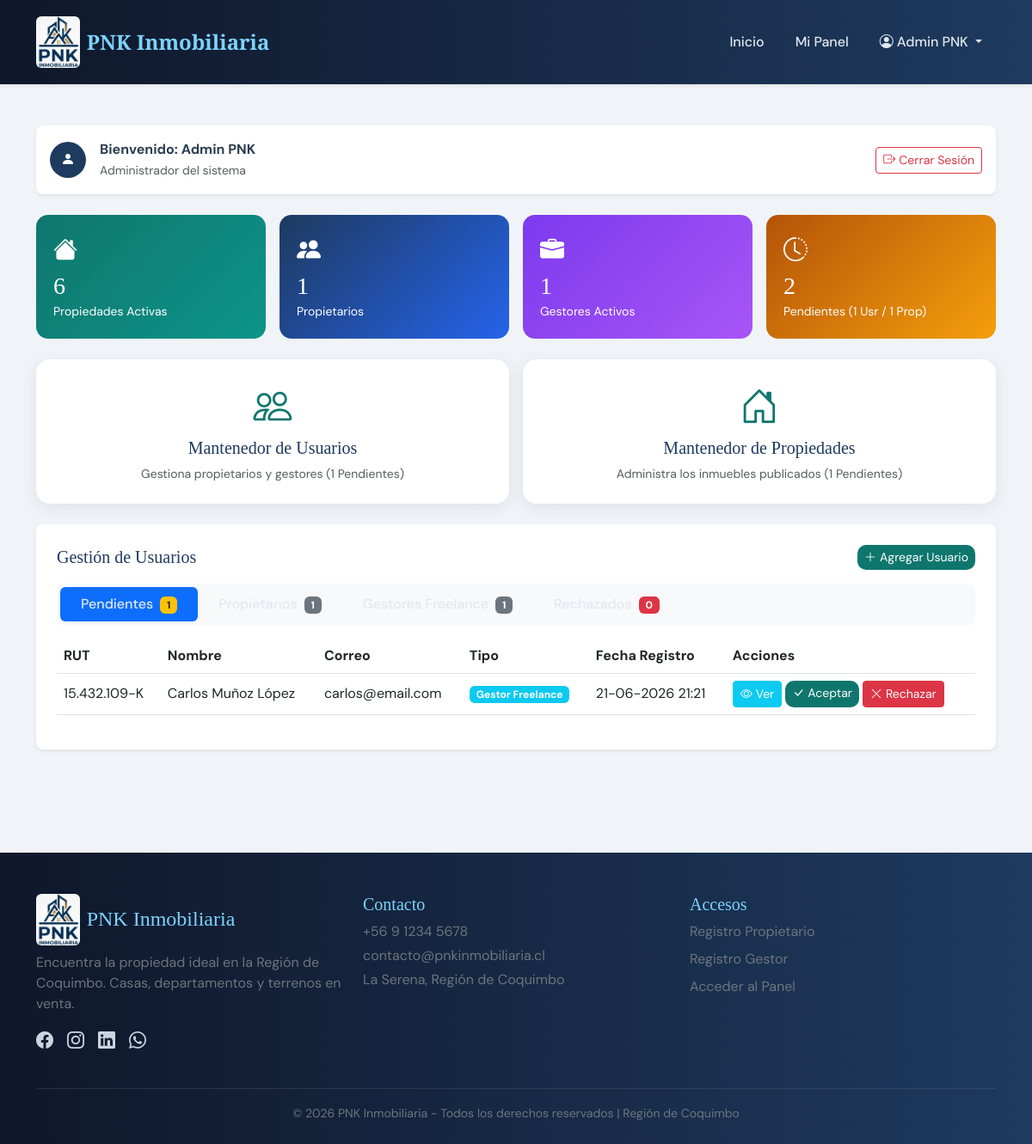
Page /dashboard.php (signed in) on the committed database.
### tables this page shows
CREATE TABLE IF NOT EXISTS usuarios (
    id INT AUTO_INCREMENT PRIMARY KEY,
    rut VARCHAR(15) NOT NULL UNIQUE,
    nombre VARCHAR(100) NOT NULL,
    fecha_nacimiento DATE NOT NULL,
    correo VARCHAR(100) NOT NULL UNIQUE,
    password VARCHAR(255) NOT NULL,
    sexo VARCHAR(30) NOT NULL,
    telefono VARCHAR(20) NOT NULL,
    tipo ENUM('Administrador', 'Propietario', 'Gestor Freelance') NOT NULL,
    estado ENUM('Pendiente', 'Activo', 'Rechazado') NOT NULL DEFAULT 'Pendiente',
    nro_registro_bbr VARCHAR(50) NULL,  
    certificado_antecedentes VARCHAR(255) NULL,  
    motivo_rechazo TEXT NULL,
    fecha_registro TIMESTAMP DEFAULT CURRENT_TIMESTAMP
);

### includes/auth.php (called while the page is built, shortened)
<?php
function esta_autenticado() {
    return isset($_SESSION['usuario_id']) && !empty($_SESSION['usuario_id']);
}
function es_admin() {
    return esta_autenticado() && isset($_SESSION['usuario_tipo']) && $_SESSION['usuario_tipo'] === 'Administrador';
}
?>

### dashboard.php (the view, shortened to what this page needs)
<?php
require_once __DIR__ . '/includes/auth.php';
require_once __DIR__ . '/includes/db.php';
$my_user_id = $_SESSION['usuario_id'];
if (es_admin()) {
    $count_prop_activas = $pdo->query("SELECT COUNT(*) FROM propiedades WHERE estado = 'Activa'")->fetchColumn();
    $count_propietarios = $pdo->query("SELECT COUNT(*) FROM usuarios WHERE tipo = 'Propietario' AND estado = 'Activo'")->fetchColumn();
    $count_gestores = $pdo->query("SELECT COUNT(*) FROM usuarios WHERE tipo = 'Gestor Freelance' AND estado = 'Activo'")->fetchColumn();
    $count_pendientes_usr = $pdo->query("SELECT COUNT(*) FROM usuarios WHERE estado = 'Pendiente'")->fetchColumn();
    $count_pendientes_prop = $pdo->query("SELECT COUNT(*) FROM propiedades WHERE estado = 'Pendiente'")->fetchColumn();
    $count_total_pendientes = $count_pendientes_usr + $count_pendientes_prop;
}
if (es_admin()) {
    $usuarios_pendientes = $pdo->query("SELECT id, rut, nombre, fecha_nacimiento, correo, sexo, telefono, tipo, estado, nro_registro_bbr, certificado_antecedentes, fecha_registro FROM usuarios WHERE estado = 'Pendiente'")->fetchAll();
    $propietarios_activos = $pdo->query("SELECT id, rut, nombre, fecha_nacimiento, correo, sexo, telefono, tipo, estado, nro_registro_bbr, certificado_antecedentes, fecha_registro FROM usuarios WHERE tipo = 'Propietario' AND estado = 'Activo'")->fetchAll();
    $gestores_activos = $pdo->query("SELECT id, rut, nombre, fecha_nacimiento, correo, sexo, telefono, tipo, estado, nro_registro_bbr, certificado_antecedentes, fecha_registro FROM usuarios WHERE tipo = 'Gestor Freelance' AND estado = 'Activo'")->fetchAll();
    $usuarios_rechazados = $pdo->query("SELECT id, rut, nombre, fecha_nacimiento, correo, sexo, telefono, tipo, estado, nro_registro_bbr, certificado_antecedentes, fecha_registro, motivo_rechazo FROM usuarios WHERE estado = 'Rechazado'")->fetchAll();
} else {
    $usuarios_pendientes = [];
    $propietarios_activos = [];
    $gestores_activos = [];
    $usuarios_rechazados = [];
}
function obtenerPropiedadesDashboard($pdo, $estado, $user_id = null) {
    $sql = "SELECT p.*, GROUP_CONCAT(pi.ruta_imagen ORDER BY pi.es_principal DESC, pi.id ASC) as imagenes_str
            FROM propiedades p
            LEFT JOIN propiedades_imagenes pi ON p.id = pi.propiedad_id
            WHERE p.estado = :estado";
    $params = ['estado' => $estado];
    $sql .= " GROUP BY p.id ORDER BY p.id DESC";
    $stmt = $pdo->prepare($sql);
    $stmt->execute($params);
    return $stmt->fetchAll();
}
if (es_admin()) {
    $propiedades_pendientes = obtenerPropiedadesDashboard($pdo, 'Pendiente');
} else {
    $propiedades_pendientes = obtenerPropiedadesDashboard($pdo, 'Pendiente', $my_user_id);
    $propiedades_activas = obtenerPropiedadesDashboard($pdo, 'Activa', $my_user_id);
    $propiedades_rechazadas = obtenerPropiedadesDashboard($pdo, 'Rechazada', $my_user_id);
}
require_once __DIR__ . '/includes/header.php';
?>
<div id="dashboard" class="py-4">
    <div class="container mt-4 mb-5">
        <div class="d-flex align-items-center justify-content-between mb-4 p-3 bg-white rounded-3 shadow-sm">
            <div class="d-flex align-items-center gap-3">
                <div style="width:42px;height:42px;background:var(--blue);border-radius:50%;display:flex;align-items:center;justify-content:center">
                    <i class="bi bi-person-fill text-white"></i>
                </div>
                <div>
                    <div class="fw-bold">Bienvenido: <?php echo htmlspecialchars($_SESSION['usuario_nombre']); ?></div>
                    <small class="text-muted"><?php echo htmlspecialchars($_SESSION['usuario_tipo']); ?> del sistema</small>
                </div>
            </div>
            <div class="d-flex gap-2">
                <a href="login.php?action=logout" class="btn btn-outline-danger btn-sm">
                    <i class="bi bi-box-arrow-right me-1"></i>Cerrar Sesión
                </a>
            </div>
        </div>
        <div class="row g-3 mb-4">
            <?php if (es_admin()): ?>
                <div class="col-md-3">
                    <div class="stat-card" style="background:linear-gradient(135deg,#0f766e,#0d9488)">
                        <i class="bi bi-house-fill fs-3"></i>
                        <h3 class="mt-1 mb-0"><?php echo $count_prop_activas; ?></h3>
                        <small>Propiedades Activas</small>
                    </div>
                </div>
                <div class="col-md-3">
                    <div class="stat-card" style="background:linear-gradient(135deg,#1e3a5f,#2563eb)">
                        <i class="bi bi-people-fill fs-3"></i>
                        <h3 class="mt-1 mb-0"><?php echo $count_propietarios; ?></h3>
                        <small>Propietarios</small>
                    </div>
                </div>
                <div class="col-md-3">
                    <div class="stat-card" style="background:linear-gradient(135deg,#7c3aed,#a855f7)">
                        <i class="bi bi-briefcase-fill fs-3"></i>
                        <h3 class="mt-1 mb-0"><?php echo $count_gestores; ?></h3>
                        <small>Gestores Activos</small>
                    </div>
                </div>
                <div class="col-md-3">
                    <div class="stat-card" style="background:linear-gradient(135deg,#b45309,#f59e0b)">
                        <i class="bi bi-clock-history fs-3"></i>
                        <h3 class="mt-1 mb-0"><?php echo $count_total_pendientes; ?></h3>
                        <small>Pendientes (<?php echo $count_pendientes_usr; ?> Usr / <?php echo $count_pendientes_prop; ?> Prop)</small>
                    </div>
                </div>
            <?php endif; ?>
        </div>
        <?php if (es_admin()): ?>
            <div class="row g-3 mb-4">
                <div class="col-md-6">
                    <div class="dashboard-card" onclick="mostrarTab('tab-usuarios')">
                        <i class="bi bi-people"></i>
                        <h5>Mantenedor de Usuarios</h5>
                        <p class="text-muted small mb-0">Gestiona propietarios y gestores (<?php echo count($usuarios_pendientes); ?> Pendientes)</p>
                    </div>
                </div>
                <div class="col-md-6">
                    <div class="dashboard-card" onclick="mostrarTab('tab-propiedades')">
                        <i class="bi bi-house-door"></i>
                        <h5>Mantenedor de Propiedades</h5>
                        <p class="text-muted small mb-0">Administra los inmuebles publicados (<?php echo count($propiedades_pendientes); ?> Pendientes)</p>
                    </div>
                </div>
            </div>
        <?php endif; ?>
        <?php if (es_admin()): ?>
        <div id="tab-usuarios" style="display:none">
            <div class="bg-white rounded-3 shadow-sm p-4 mb-4">
                <div class="d-flex justify-content-between align-items-center mb-3">
                    <h5 class="mb-0">Gestión de Usuarios</h5>
                    <button class="btn btn-primary btn-sm" data-bs-toggle="modal" data-bs-target="#modalRegistroUsuario">
                        <i class="bi bi-plus-lg me-1"></i>Agregar Usuario
                    </button>
                </div>
                <ul class="nav nav-pills mb-3 bg-light p-1 rounded-3" id="userSubTabs" role="tablist">
                    <li class="nav-item" role="presentation">
                        <button class="nav-link active py-2 px-4" data-bs-toggle="pill" data-bs-target="#user-pending" type="button">
                            Pendientes <span class="badge bg-warning text-dark ms-1"><?php echo count($usuarios_pendientes); ?></span>
                        </button>
                    </li>
                    <li class="nav-item" role="presentation">
                        <button class="nav-link py-2 px-4" data-bs-toggle="pill" data-bs-target="#user-propietarios" type="button">
                            Propietarios <span class="badge bg-secondary ms-1"><?php echo count($propietarios_activos); ?></span>
                        </button>
                    </li>
                    <li class="nav-item" role="presentation">
                        <button class="nav-link py-2 px-4" data-bs-toggle="pill" data-bs-target="#user-gestores" type="button">
                            Gestores Freelance <span class="badge bg-secondary ms-1"><?php echo count($gestores_activos); ?></span>
                        </button>
                    </li>
                    <li class="nav-item" role="presentation">
                        <button class="nav-link py-2 px-4" data-bs-toggle="pill" data-bs-target="#user-rechazados" type="button">
                            Rechazados <span class="badge bg-danger text-white ms-1"><?php echo count($usuarios_rechazados); ?></span>
                        </button>
                    </li>
                </ul>
                <div class="tab-content" id="userSubTabsContent">
                    <div class="tab-pane fade show active" id="user-pending" role="tabpanel">
                        <div class="table-responsive">
                            <table class="table table-hover align-middle">
                                <thead>
                                    <tr>
                                        <th>RUT</th>
                                        <th>Nombre</th>
                                        <th>Correo</th>
                                        <th>Tipo</th>
                                        <th>Fecha Registro</th>
                                        <th>Acciones</th>
                                    </tr>
                                </thead>
                                <tbody>
                                    <?php if (empty($usuarios_pendientes)): ?>
                                        <tr><td colspan="6" class="text-center py-3 text-muted">No hay usuarios pendientes de aprobación.</td></tr>
                                    <?php else: ?>
                                        <?php foreach ($usuarios_pendientes as $usr): ?>
                                            <tr>
                                                <td><?php echo htmlspecialchars($usr['rut']); ?></td>
                                                <td><?php echo htmlspecialchars($usr['nombre']); ?></td>
                                                <td><?php echo htmlspecialchars($usr['correo']); ?></td>
                                                <td><span class="badge <?php echo ($usr['tipo'] === 'Propietario') ? 'bg-success' : 'bg-info'; ?>"><?php echo htmlspecialchars($usr['tipo']); ?></span></td>
                                                <td><?php echo date('d-m-Y H:i', strtotime($usr['fecha_registro'])); ?></td>
                                                <td>
                                                     <div class="d-flex gap-1">
                                                         <button class="btn btn-info btn-sm text-white" onclick='verUsuario(<?php echo htmlspecialchars(json_encode($usr), ENT_QUOTES, "UTF-8"); ?>)'><i class="bi bi-eye me-1"></i>Ver</button>
                                                         <a class="btn btn-success btn-sm confirmar-accion" href="dashboard.php?action=approve_user&id=<?php echo $usr['id']; ?>" data-mensaje="¿Está seguro de activar y habilitar a este usuario en el sistema?"><i class="bi bi-check-lg me-1"></i>Aceptar</a>
                                                         <button class="btn btn-danger btn-sm btn-rechazar-user" data-id="<?php echo $usr['id']; ?>" data-nombre="<?php echo htmlspecialchars($usr['nombre'], ENT_QUOTES, 'UTF-8'); ?>"><i class="bi bi-x-lg me-1"></i>Rechazar</button>
                                                     </div>
                                                </td>
                                            </tr>
                                        <?php endforeach; ?>
                                    <?php endif; ?>
                                </tbody>
                            </table>
                        </div>
                    </div>
                </div>
            </div>
        </div>
        <?php endif; ?>
    </div>
</div>
<?php
require_once __DIR__ . '/includes/footer.php';
?>

### rows in the picture
usuarios: rut "15.432.109-K", nombre "Carlos Muñoz López", correo "carlos@email.com", tipo "Gestor Freelance", fecha_registro "21-06-2026 21:21"

### other values in the picture
$_SESSION['usuario_nombre'] "Admin PNK"
$_SESSION['usuario_tipo'] "Administrador"
$count_prop_activas "6"
$count_propietarios "1"
$count_gestores "1"
$count_total_pendientes "2"
$count_pendientes_usr "1"
$count_pendientes_prop "1"
count($usuarios_pendientes) "1"
count($propiedades_pendientes) "1"
count($propietarios_activos) "1"
count($gestores_activos) "1"
count($usuarios_rechazados) "0"
